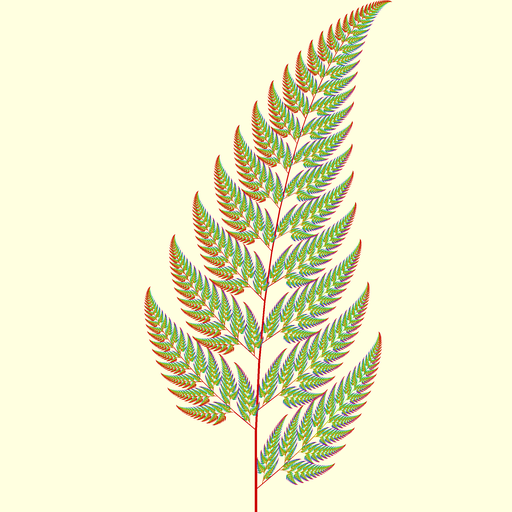

Python code for this plot:
"""Draws the Barnsley fern using deterministic algorithm."""

from PIL import Image, ImageDraw

SCALE = 4
FINAL_DIM = 512
IMAGE_DIM = FINAL_DIM * SCALE

image = Image.new(mode="RGB", size=(IMAGE_DIM, IMAGE_DIM), color="LightYellow")
draw = ImageDraw.Draw(image)


def draw_fern(polygon, size, i, hue):
    """Recursively draws Barnsley fern."""
    if size > 1 / (IMAGE_DIM * IMAGE_DIM):  # Determines pixel density and computation time.
        xy = [(int((x + 5) / 10 * IMAGE_DIM), int(y / 10 * IMAGE_DIM)) for x, y in polygon]
        draw.polygon(xy=xy, fill=f"hsl({hue}, 100%, 40%)", outline=None)

        # New sizes were found by calculating determinants of transformation matrices.
        draw_fern([(0.85 * x + 0.04 * y, -0.04 * x + 0.85 * y + 1.6) for x, y in polygon], size * 0.7241, i + 1, hue)
        draw_fern([(0.2 * x - 0.26 * y, 0.23 * x + 0.22 * y + 1.6) for x, y in polygon], size * 0.1038, i + 1, hue)
        draw_fern([(-0.15 * x + 0.28 * y, 0.26 * x + 0.24 * y + 0.44) for x, y in polygon], size * 0.1088, i + 1, hue if hue else min(i * 18, 360))


draw_fern([(-0.02, 0), (0.02, 0), (0.017, 1.6), (-0.02, 1.6)], 1, 0, 0)

image = image.transpose(Image.Transpose.FLIP_TOP_BOTTOM)
image = image.resize((FINAL_DIM, FINAL_DIM), Image.Resampling.LANCZOS)
image.save("fern-2024.png")
